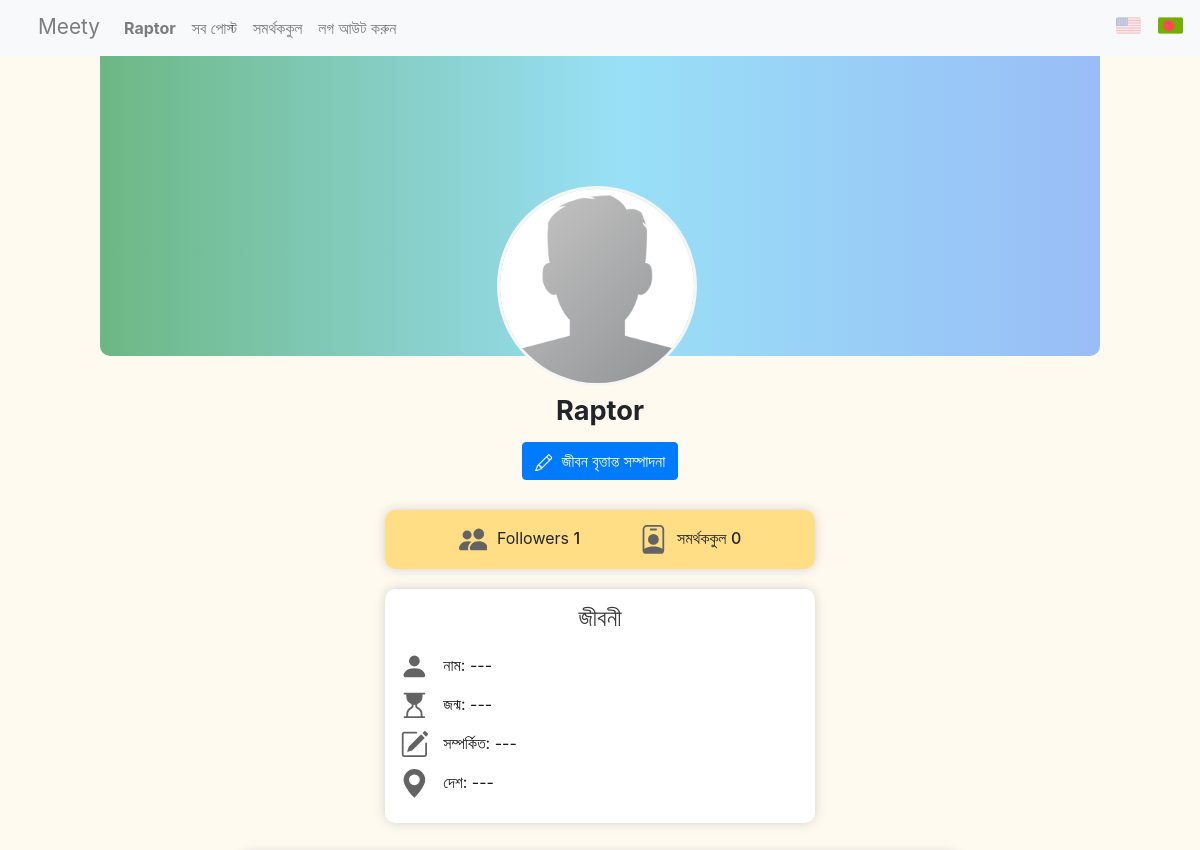
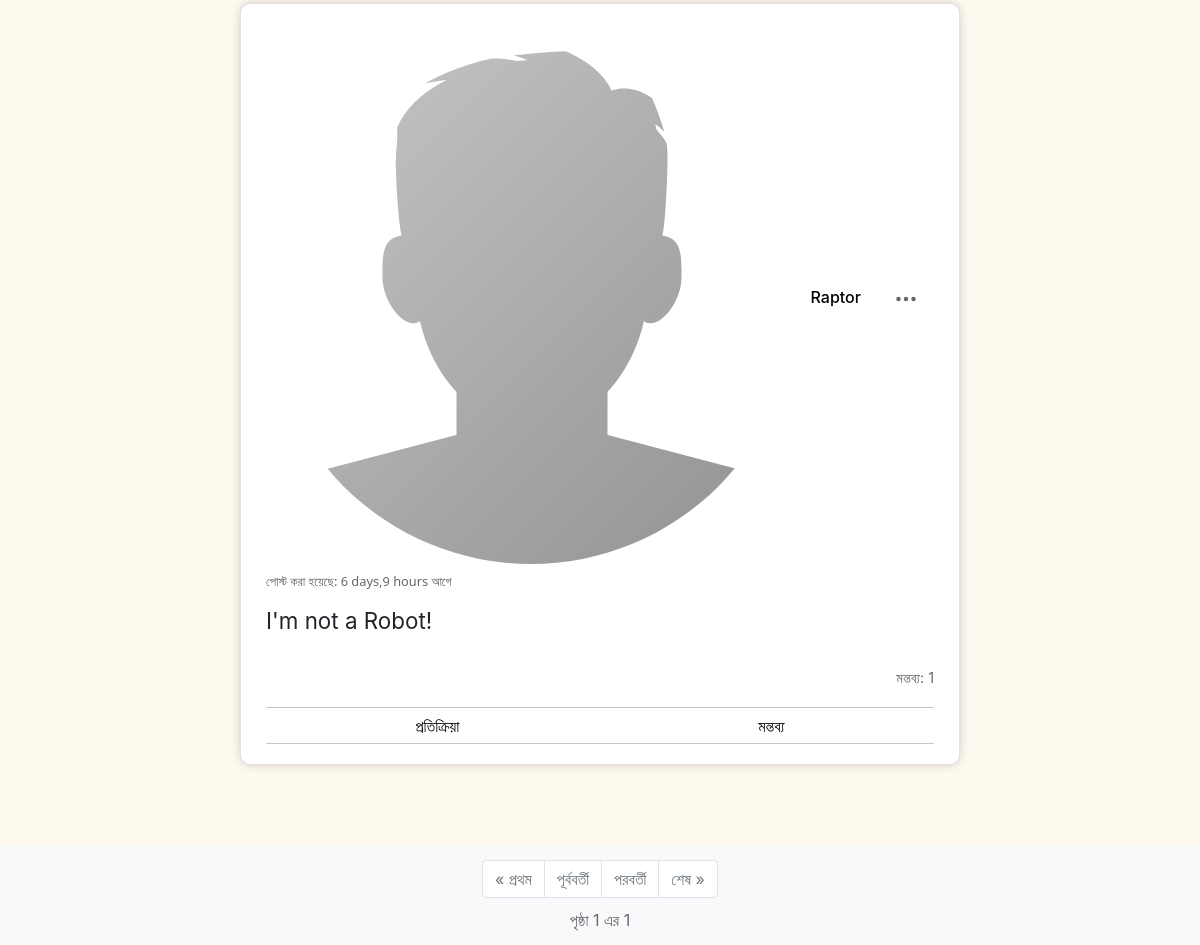
/profile/1 (signed in), run on the app's committed database (2 pictures, top to bottom).
### network/models.py (models this page shows, shortened)
class User(AbstractUser):
    pass

class Profile(models.Model):
    user = models.OneToOneField(User, on_delete=models.CASCADE, related_name="profile")
    name = models.CharField(max_length=120, blank=True, null=True)
    dob = models.DateField(blank=True, null=True)
    country = CountryField(blank= True, null=True)
    img = models.ImageField(default="pro_pics/default.png", upload_to="pro_pics")
    about = models.TextField(blank=True, null=True)

class UpPost(models.Model):
    user = models.ForeignKey(User, on_delete=models.CASCADE, verbose_name="posted by", related_name="posts")
    content = models.TextField(blank=False)
    date = models.DateTimeField(auto_now_add=True, null=False, blank=True, verbose_name="posted on")
    class Meta:
        verbose_name="post"
        verbose_name_plural = "posts"

### network/views.py (the view)
# urls.py: path("profile/<int:id>", views.profile, name="profile"),
@login_required
def profile(request, id):
    data = User.objects.get(pk=id)
    posts = data.posts.order_by("-date").all()
    followingId = Follow.objects.filter(user=id).values_list('followed',flat=True)
    followersId = Follow.objects.filter(followed=id).values_list('user',flat=True)
    followingUser = User.objects.filter(id__in = followingId)
    followersUser = User.objects.filter(id__in = followersId)
    paginator = Paginator(posts, 10)
    page_num = request.GET.get('page')
    page_obj = paginator.get_page(page_num)
    return render(request, "network/profile.html", {"data": data, "following": followingUser, "followerss": followersUser, "page_obj": page_obj, "comment":ProcComment(auto_id=False)})

### network/templatetags/react_type.py (called while the page is built)
@register.filter
@stringfilter
def till(value, delimiter=None):
    return value.split(delimiter)[0]

### network/templates/network/profile.html (shortened to what this page needs)
{% extends "network/layout.html" %}
{% load static %}
{% load i18n %}
{% block body %}
    <div class="profile">
        <div class="profile-picture">
            <img src="{{ data.profile.img.url }}" alt="{{ data.username }}" class="round-pic">
        </div>
        <div class="profile-username">
            {{ data.username }}
        </div>
        <div class="profile-buttons">
            {% if user.id != data.id %}
                <form action="{% url 'toggle_follow' id=data.id %}" method="POST">
                    {% csrf_token %}
                {% if user in followerss %}
                        <button type="submit" class="btn btn-danger unfollow">
                            <svg viewBox="0 0 16 16" class="bi bi-person-x-fill" fill="currentColor" xmlns="http://www.w3.org/2000/svg">
                                <path fill-rule="evenodd" d="M1 14s-1 0-1-1 1-4 6-4 6 3 6 4-1 1-1 1H1zm5-6a3 3 0 1 0 0-6 3 3 0 0 0 0 6zm6.146-2.854a.5.5 0 0 1 .708 0L14 6.293l1.146-1.147a.5.5 0 0 1 .708.708L14.707 7l1.147 1.146a.5.5 0 0 1-.708.708L14 7.707l-1.146 1.147a.5.5 0 0 1-.708-.708L13.293 7l-1.147-1.146a.5.5 0 0 1 0-.708z"/>
                            </svg>
                            {% trans "Unfollow" %}
                        </button>
                {% else %}
                        <button type="submit" class="btn btn-success follow">
                            <svg viewBox="0 0 16 16" class="bi bi-person-plus-fill" fill="currentColor" xmlns="http://www.w3.org/2000/svg">
                                <path fill-rule="evenodd" d="M1 14s-1 0-1-1 1-4 6-4 6 3 6 4-1 1-1 1H1zm5-6a3 3 0 1 0 0-6 3 3 0 0 0 0 6zm7.5-3a.5.5 0 0 1 .5.5V7h1.5a.5.5 0 0 1 0 1H14v1.5a.5.5 0 0 1-1 0V8h-1.5a.5.5 0 0 1 0-1H13V5.5a.5.5 0 0 1 .5-.5z"/>
                            </svg>
                            {% trans "Follow" %}
                        </button>
                {% endif %}
                </form>
            {% else %}
                <a href="{% url 'edit' %}">
                    <button id="edit-profile-btn" class="btn btn-primary">
                        {% trans "Edit profile" %}
                    </button>
                </a>
            {% endif %}
        </div>
        <div class="profile-following info-card">
            <div class="followers">
                <span class="follow-text">
                    {% trans "Followers" %} <span class="follow-count">{{ followerss.count }}
                </span>
            </div>
            <div class="following">
                <span class="follow-text">
                    {% trans "Following" %} <span class="follow-count">{{ following.count }}
                </span>
            </div>
        </div>
        <div class="bio info-card">
            <h4>{% trans "BIO" %}</h4>
            <div class="profile-name">
                <svg viewBox="0 0 16 16" class="bi bi-person-fill profile-icon" fill="currentColor" xmlns="http://www.w3.org/2000/svg">
                    <path fill-rule="evenodd" d="M3 14s-1 0-1-1 1-4 6-4 6 3 6 4-1 1-1 1H3zm5-6a3 3 0 1 0 0-6 3 3 0 0 0 0 6z"/>
                </svg>
                <span>
                    {% trans "Name:" %}
                    {% if data.profile.about == "" or data.profile.about is None %}
                        ---
                    {% else %}
                        {{ data.profile.name }}
                    {% endif %}
                </span>
            </div>
            <div class="profile-birth">
                <span>
                    {% trans "Birth:" %}
                    {% if data.profile.about == "" or data.profile.about is None %}
                        ---
                    {% else %}
                        {{ data.profile.dob | date:"d.m.Y" }}
                    {% endif %}
                </span>
            </div>
            <div class="profile-about">
                <span>
                    {% trans "About:" %}
                    {% if data.profile.about == "" or data.profile.about is None %}
                        ---
                    {% else %}
                        {{ data.profile.about }}
                    {% endif %}
                </span>
            </div>
            <div class="profile-country">
                <svg viewBox="0 0 16 16" class="bi bi-geo-alt-fill profile-icon" fill="currentColor" xmlns="http://www.w3.org/2000/svg">
                    <path fill-rule="evenodd" d="M8 16s6-5.686 6-10A6 6 0 0 0 2 6c0 4.314 6 10 6 10zm0-7a3 3 0 1 0 0-6 3 3 0 0 0 0 6z"/>
                </svg>
                <span>
                    {% trans "Country:" %}
                    {% if data.profile.country == ""  or data.profile.about is None %}
                        ---
                        {% else %}
                        {{ data.profile.country.name }}
                    {% endif %}
                </span>
            </div>
        </div>
    </div>
    {% for post in page_obj.object_list%}
        {% include "network/posts.html"%}
    {% empty %}
        <div class="empty-post">
            {% trans "No posts here." %}
        </div>
    {% endfor %}
        {% include "network/paginator.html"%}
{% endblock %}

### network/templates/network/layout.html (shortened to what this page needs)
{% load static %}
{% load i18n %}
<!DOCTYPE html>
<html lang="en">
    <head>
        <link rel="stylesheet" href="https://stackpath.bootstrapcdn.com/bootstrap/4.4.1/css/bootstrap.min.css">
        <link href="{% static 'network/styles.css' %}" rel="stylesheet">
        <link href="https://emoji-css.afeld.me/emoji.css" rel="stylesheet">
        <link rel="stylesheet" type="text/css" href="https://npmcdn.com/flatpickr/dist/themes/dark.css">
    </head>
    <body>
        <nav class="nav-grid bg-light">
            <a class="network-link" href="{% url 'index' %}">Meety</a>
            <nav class="navbar navbar-expand-md navbar-light">
                <div class="collapse navbar-collapse" id="navbarNav">
                    <ul class="navbar-nav mr-auto">
                        {% if user.is_authenticated %}
                            <li class="nav-item">
                                <a class="nav-link" href="{% url 'profile' id=user.id %}"><strong>{{ user.username }}</strong></a>
                            </li>
                        {% endif %}
                        <li class="nav-item">
                            <a class="nav-link" href="{% url 'index' %}">{% trans "All Posts" %}</a>
                        </li>
                        {% if user.is_authenticated %}
                            <li class="nav-item">
                                <a class="nav-link" href="{% url 'follow' %}">{% trans "Following" %}</a>
                            </li>
                            <li class="nav-item">
                                <a class="nav-link" href="{% url 'logout' %}">{% trans "Log Out" %}</a>
                            </li>
                        {% endif %}
                    </ul>
                </div>
            </nav>
            <div class="choose-lang">
                {% get_current_language as LANGUAGE_CODE %}
                {% get_language_info_list for LANGUAGE as language %}
                <form action="{% url 'set_language' %}" method="POST" style="display:inline!important;">
                    <button class="lang-button {% if LANGUAGE_CODE == "bn" %} grey-out {% endif %}" name="language", type="submit" value="en">
                        <img src="{% static 'network/flag_images/united-states.png' %}" alt="USA" width="25", height="25">
                    </button>
                    <button class="lang-button {% if LANGUAGE_CODE != "bn" %} grey-out {% endif %}" name="language", type="submit" value="bn">
                        <img src="{% static 'network/flag_images/bangladesh.png' %}" alt="BD" width="25", height="25">
                    </button>
                </form>
            </div>
        </nav>
        <div class="body">
            {% block body %}
            {% endblock %}
        </div>
    </body>
</html>

### network/templates/network/posts.html (shortened to what this page needs)
{% load react_type %}
{% load i18n %}
<div class="post-comment-element">
    <div class="post" id='post_{{ post.id }}'>
        <div class="post-user">
            <img class="round-pic post-pro-pic" src="{{ post.user.profile.img.url }}" title={{ post.user }} alt="profile picture">
            <a href="{% url 'profile' id=post.user.id %}">{{ post.user }}</a>
        </div>
        {% if user.id == post.user.id %}
            <div class="delete-edit-panel">
                <div class="dropdown">
                    <a class="btn icon-button" href="#" role="button" id="dropdownMenulink_{{ post.id }}" data-toggle="dropdown" aria-haspopup="true" aria-expanded="false">
                        <svg width="1.5em" height="1.5em" viewBox="0 0 16 16" class="bi bi-three-dots" fill="rgb(101, 103, 107)" xmlns="http://www.w3.org/2000/svg">
                            <path fill-rule="evenodd" d="M3 9.5a1.5 1.5 0 1 1 0-3 1.5 1.5 0 0 1 0 3zm5 0a1.5 1.5 0 1 1 0-3 1.5 1.5 0 0 1 0 3zm5 0a1.5 1.5 0 1 1 0-3 1.5 1.5 0 0 1 0 3z"/>
                        </svg>
                    </a>
                </div>
            </div>
        {% endif %}
        <div class="post-date">
            {% trans "Posted: " %} {{post.date|timesince}} {% trans "ago" %}
        </div>
        <div class="content post-content short">
            {{ post.content }}
        </div>
        <div class="react-data">
            <ul class="emoji-list">
            </ul>
        </div>
        <div class="comment-data">
            <span class="comment-count">{% trans "Comments: " %} {{post.comments.all.count}}</span>
        </div>
        {% if user.is_authenticated %}
        <div class="react-com-con">
            <div class="react-panel">
                <button class="react-button" name="react">{% trans "React" %}</button>
            </div>
            <button class="comment-button" data-toggle="collapse" data-target="#post_{{ post.id }} ~ .comment-section" aria-expanded="false" aria-controls="comment-section">{% trans "Comments" %}</button>
        </div>
        {% endif %}
    </div>
</div>

### data on the page
User: username "Raptor", profile.img (placeholder picture)
UpPost: user.profile.img (placeholder picture), user "Raptor", date "6 days,9 hours", content "I'm not a Robot!", comments.all.count "1"

### other printed values
{{ followerss.count }} "1"
{{ following.count }} "0"
{{ page_obj.number }} "1"
{{ page_obj.paginator.num_pages }} "1"
